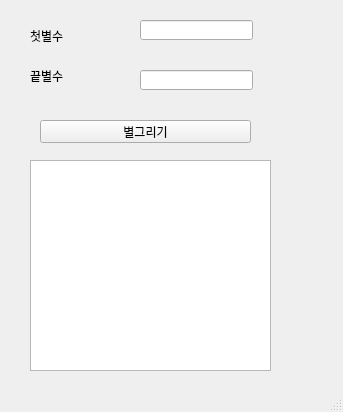
<?xml version="1.0" encoding="UTF-8"?>
<ui version="4.0">
 <class>MainWindow</class>
 <widget class="QMainWindow" name="MainWindow">
  <property name="geometry">
   <rect>
    <x>0</x>
    <y>0</y>
    <width>343</width>
    <height>412</height>
   </rect>
  </property>
  <property name="windowTitle">
   <string>MainWindow</string>
  </property>
  <widget class="QWidget" name="centralwidget">
   <widget class="QLabel" name="lbl_first">
    <property name="geometry">
     <rect>
      <x>30</x>
      <y>30</y>
      <width>56</width>
      <height>12</height>
     </rect>
    </property>
    <property name="text">
     <string>첫별수</string>
    </property>
   </widget>
   <widget class="QLabel" name="lbl_last">
    <property name="geometry">
     <rect>
      <x>30</x>
      <y>70</y>
      <width>56</width>
      <height>12</height>
     </rect>
    </property>
    <property name="frameShape">
     <enum>QFrame::NoFrame</enum>
    </property>
    <property name="text">
     <string>끝별수</string>
    </property>
   </widget>
   <widget class="QLineEdit" name="le_first">
    <property name="geometry">
     <rect>
      <x>140</x>
      <y>20</y>
      <width>113</width>
      <height>20</height>
     </rect>
    </property>
   </widget>
   <widget class="QLineEdit" name="le_last">
    <property name="geometry">
     <rect>
      <x>140</x>
      <y>70</y>
      <width>113</width>
      <height>20</height>
     </rect>
    </property>
   </widget>
   <widget class="QTextEdit" name="pte">
    <property name="geometry">
     <rect>
      <x>30</x>
      <y>160</y>
      <width>241</width>
      <height>211</height>
     </rect>
    </property>
   </widget>
   <widget class="QPushButton" name="pb">
    <property name="geometry">
     <rect>
      <x>40</x>
      <y>120</y>
      <width>211</width>
      <height>23</height>
     </rect>
    </property>
    <property name="text">
     <string>별그리기</string>
    </property>
   </widget>
  </widget>
  <widget class="QMenuBar" name="menubar">
   <property name="geometry">
    <rect>
     <x>0</x>
     <y>0</y>
     <width>343</width>
     <height>21</height>
    </rect>
   </property>
  </widget>
  <widget class="QStatusBar" name="statusbar"/>
 </widget>
 <resources/>
 <connections/>
</ui>
